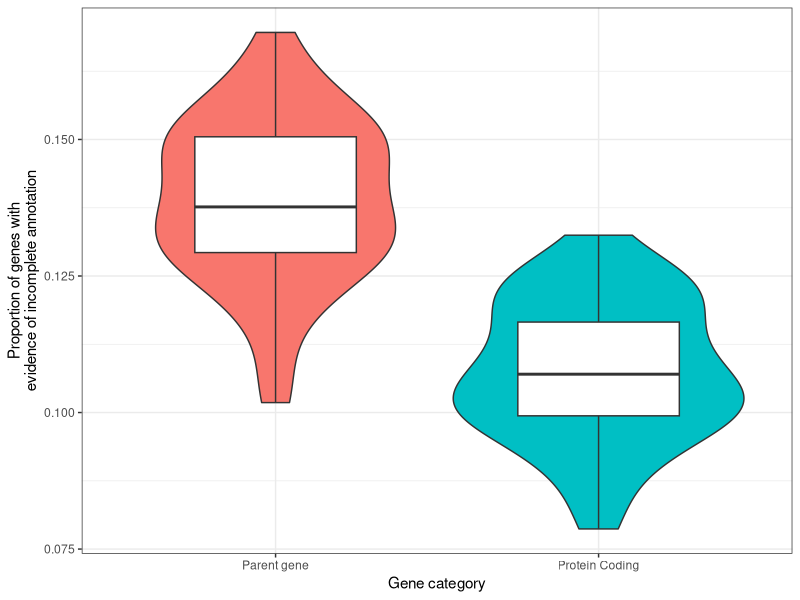

R code for this plot:

# Load libraries ----------------------------------------------------------

library(tidyverse)
library(here)

# Load data ---------------------------------------------------------------

prop_ers_per_tissue <- readr::read_csv(
  here::here("results", "ers", "prop_ers_per_tissue.csv")
)

# Main --------------------------------------------------------------------

prop_ers_per_tissue_plot <- 
  prop_ers_per_tissue %>% 
  ggplot(aes(
    x = gene_type, 
    y = prop_ers
  )) + 
  geom_violin(
    aes(fill = gene_type)
  ) + 
  geom_boxplot(
    width = 0.5
  ) + 
  scale_x_discrete(name = "Gene category") + 
  scale_y_continuous(name = paste0(
    "Proportion of genes with\n", 
    "evidence of incomplete annotation"
    )) + 
  scale_fill_discrete(guide = "none") + 
  theme_bw()

# Save data ---------------------------------------------------------------

ggsave(
  plot = prop_ers_per_tissue_plot, 
  filename = "prop_ers_per_tissue.png", 
  path = here::here("results", "ers"), 
  width = 4, 
  height = 4, 
  dpi = 600
)